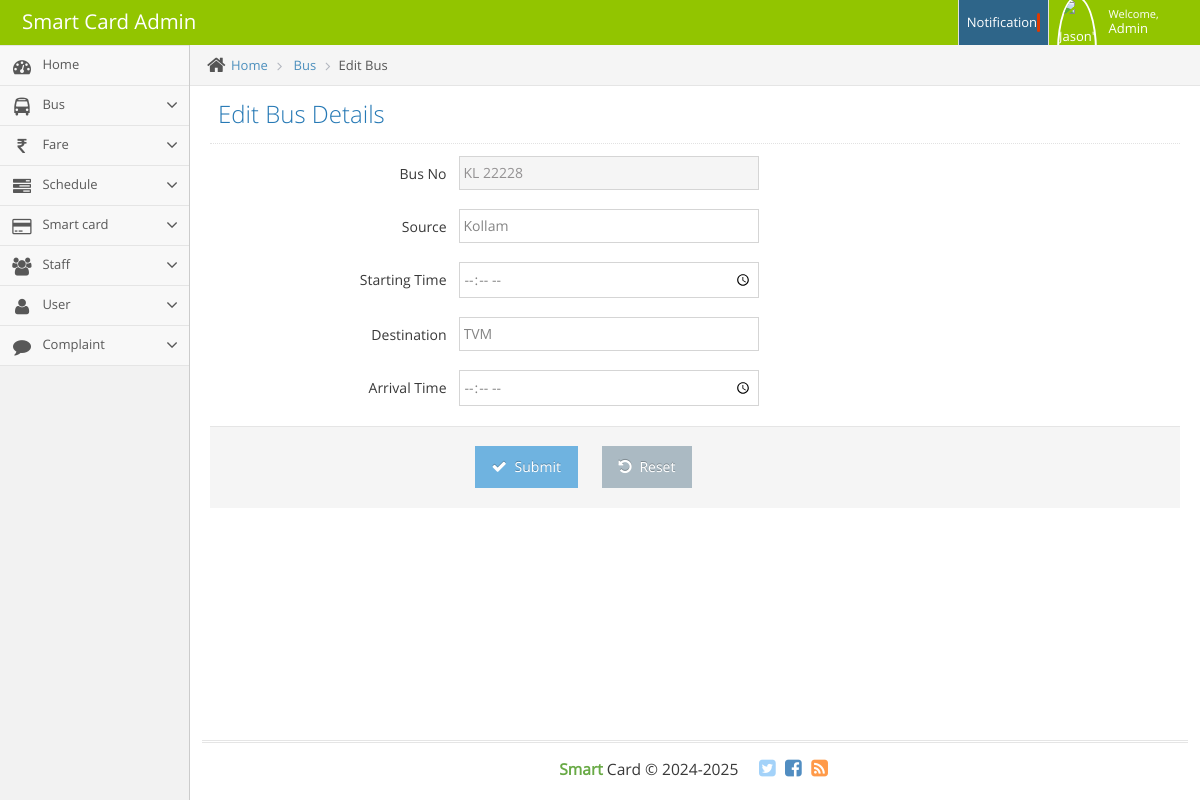
/edit_bus/14, run on the app's committed database.
### smart_ticket_app/models.py (models this page shows)
class tbl_bus(models.Model):
    bus_no=models.CharField(max_length=25,verbose_name="Bus No")
    bus_type_id=models.ForeignKey(tbl_bustype,on_delete=models.CASCADE)
    Source=models.CharField(max_length=25,verbose_name="Bus Starting Point")
    Destination=models.CharField(max_length=25,verbose_name="Bus Ending Point")
    Start_time=models.TimeField()
    End_time=models.TimeField()
    schedule_id=models.ForeignKey(tbl_schedule,on_delete=models.CASCADE,null=True)
    bus_image=models.FileField(upload_to='media')

### smart_ticket_app/views.py (the view)
# urls.py: path('edit_bus/<int:eid>',views.edit_bus,name='edit_bus'),
def edit_bus(request,eid):
     a=tbl_bus.objects.get(id=eid)
     return render(request,'admins/edit_bus.html',{'a1':a})

### smart_ticket_app/templates/admins/edit_bus.html (shortened to what this page needs)
{% include 'admins/ad_header.html' %}
<div class="main-content">
    <div class="main-content-inner">
        <div class="breadcrumbs ace-save-state" id="breadcrumbs">
            <ul class="breadcrumb">
                <li>
                    <i class="ace-icon fa fa-home home-icon"></i>
                    <a href="#">Home</a>
                </li>
                <li>
                    <a href="#">Bus</a>
                </li>
                <li class="active">Edit Bus</li>
            </ul>
            </div>
            <div class="page-content">
						<div class="page-header">
							<h1>
								Edit Bus Details
								</h1>
						</div>
						<div class="row">
							<div class="col-xs-12">
								<form class="form-horizontal" method="post" action="/edit_bus1/{{a1.id}}">
									<div class="form-group">
										<label class="col-sm-3 control-label no-padding-right" for="form-field-1">Bus No</label>
										<div class="col-sm-9">
											<input type="text" readonly name="bus_no" value="{{a1.bus_no}}"  id="form-field-1" placeholder="Bus No" class="col-xs-10 col-sm-5" />
										</div>
									</div>
									<div class="space-4"></div>
									<div class="form-group">
										<label class="col-sm-3 control-label no-padding-right" for="form-field-1">Source</label>
										<div class="col-sm-9">
											<input type="text" onchange="checkchr(this)" required name="source" value="{{a1.Source}}"  id="form-field-1" placeholder="Starting" class="col-xs-10 col-sm-5"  />
										</div>
									</div>
									<div class="space-4"></div>
									<div class="form-group">
										<label class="col-sm-3 control-label no-padding-right" for="form-field-1">Starting Time</label>
										<div class="col-sm-9">
											<input type="time" required name="start_time" value="{{a1.Start_time}}"  id="form-field-1" placeholder="Departire Time" class="col-xs-10 col-sm-5"  />
										</div>
									</div>
									<div class="space-4"></div>
									<div class="form-group">
										<label class="col-sm-3 control-label no-padding-right" for="form-field-1"> Destination </label>
										<div class="col-sm-9">
											<input type="text" onchange="checkchr(this)" required name="destination" value="{{a1.Destination}}" id="form-field-1" placeholder="Destination" class="col-xs-10 col-sm-5"  />
										</div>
									</div>
									<div class="space-4"></div>
									<div class="form-group">
										<label class="col-sm-3 control-label no-padding-right" for="form-field-2"> Arrival Time </label>
										<div class="col-sm-9">
											<input type="time" required name="end_time" value="{{a1.End_time}}" id="form-field-2" placeholder=" Arrival Time" class="col-xs-10 col-sm-5"  />
											</div>
									</div>
									<div class="clearfix form-actions">
										<div class="col-md-offset-3 col-md-9">
											<button class="btn btn-info" type="submit" name="upd_bus">
												<i class="ace-icon fa fa-check bigger-110"></i>
												Submit
											</button>
											<button class="btn" type="reset">
												<i class="ace-icon fa fa-undo bigger-110"></i>
												Reset
											</button>
										</div>
									</div>
									</form>
								</div>
							</div>
						</div>
					</div>
			</div>
{% include 'admins/ad_footer.html' %}

### data on the page
tbl_bus: bus_no "KL 22228", source "Kollam", destination "TVM"
